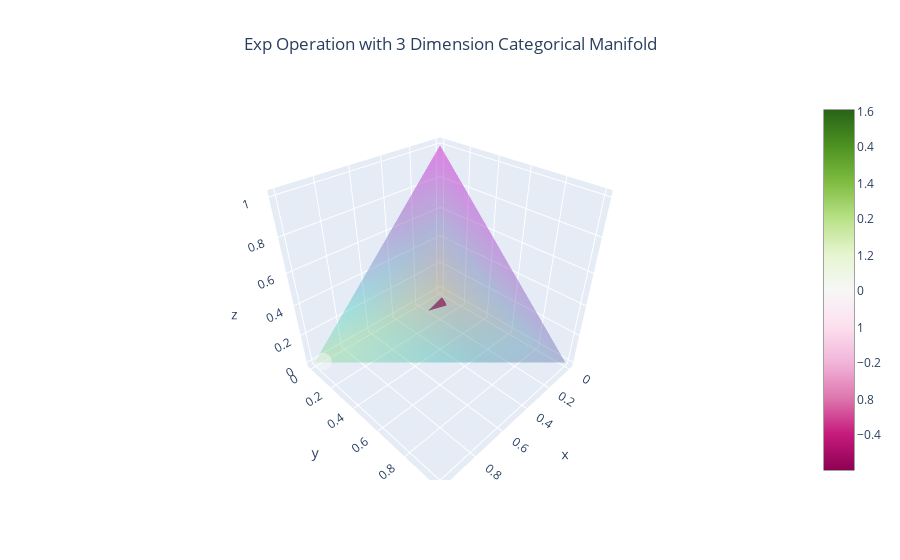

Notebook cell for this chart:
### Markdown cell above
### Visualization of Exp
Given an initial point and an initial tangent vector. Where will the destination be?

### Code cell
#Visualization of Exp
%matplotlib widget
from geomstats.information_geometry.categorical import CategoricalDistributions, CategoricalMetric
dist2 = CategoricalDistributions(dim = 2)
vector2 = np.array([1,0,0])
base_point2 = np.array([0.3, 0.3, 0.4])
tangent_vector2 = dist2.to_tangent(vector = vector2, base_point= base_point2)

M2.plot_exp(tangent_vec = tangent_vector2, base_point = base_point2)

dist3 = CategoricalDistributions(dim = 3)
vector3 = np.array([1,0,0,0])
base_point3 = np.array([0.3, 0.3, 0.2, 0.2])
tangent_vector3 = dist3.to_tangent(vector = vector3, base_point= base_point3)

M3.plot_exp(tangent_vec = tangent_vector3, base_point = base_point3)

### Figure 1 — Plotly figure (JSON) as saved in the notebook; plotly's stock layout.template omitted (floating-point values rounded to 4 significant figures)
{"data": [{"colorbar": {"title": {"text": "z"}}, "colorscale": [[0, "gold"], [0.5, "mediumturquoise"], [1, "magenta"]], "i": [0, 0, 0, 1], "intensity": [0, 0.33, 0.66, 1], "j": [1, 2, 3, 2], "k": [2, 3, 1, 3], "name": "y", "opacity": 0.25, "showscale": false, "type": "mesh3d", "x": [0, 1, 0, 0], "y": [0, 0, 1, 0], "z": [0, 0, 0, 1]}, {"sizeref": 0.1, "type": "cone", "u": [1], "v": [-0.3333], "w": [-0.3333], "x": [0.3], "y": [0.3], "z": [0.2]}, {"hovertemplate": "x1=%{x}<br>x2=%{y}<br>x3=%{z}<br>x4=%{marker.color}<extra></extra>", "legendgroup": "", "marker": {"color": [0.003041], "coloraxis": "coloraxis", "opacity": 0.5, "size": 6, "symbol": "circle"}, "mode": "markers", "name": "", "scene": "scene", "showlegend": false, "type": "scatter3d", "x": [0.9653], "y": [0.02863], "z": [0.003041]}], "layout": {"title": {"text": "Exp Operation with 3 Dimension Categorical Manifold", "x": 0.5}}}
